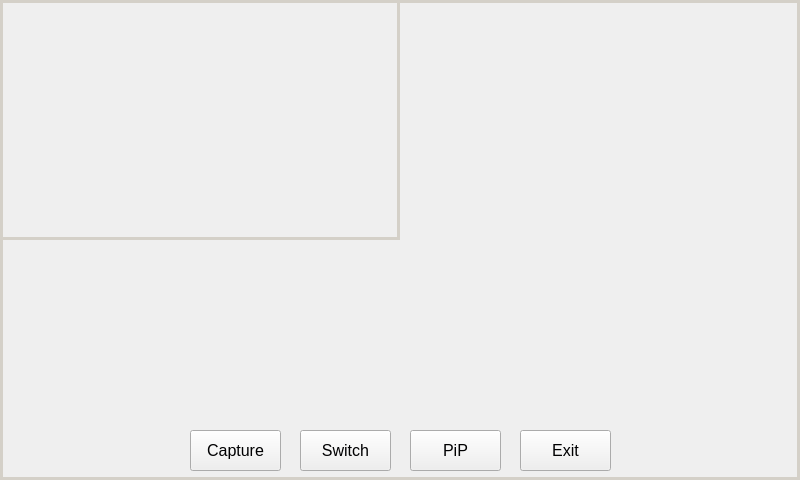
<?xml version="1.0" encoding="UTF-8"?>
<ui version="4.0">
 <class>MainWindow</class>
 <widget class="QMainWindow" name="MainWindow">
  <property name="geometry">
   <rect>
    <x>0</x>
    <y>0</y>
    <width>800</width>
    <height>480</height>
   </rect>
  </property>
  <property name="windowTitle">
   <string>Dual Camera</string>
  </property>
  <widget class="QWidget" name="centralWidget">
   <widget class="QPushButton" name="capture">
    <property name="geometry">
     <rect>
      <x>190</x>
      <y>430</y>
      <width>91</width>
      <height>41</height>
     </rect>
    </property>
    <property name="palette">
     <palette>
      <active>
       <colorrole role="WindowText">
        <brush brushstyle="SolidPattern">
         <color alpha="255">
          <red>0</red>
          <green>0</green>
          <blue>1</blue>
         </color>
        </brush>
       </colorrole>
       <colorrole role="Text">
        <brush brushstyle="SolidPattern">
         <color alpha="255">
          <red>0</red>
          <green>0</green>
          <blue>1</blue>
         </color>
        </brush>
       </colorrole>
       <colorrole role="ButtonText">
        <brush brushstyle="SolidPattern">
         <color alpha="255">
          <red>0</red>
          <green>0</green>
          <blue>1</blue>
         </color>
        </brush>
       </colorrole>
      </active>
      <inactive>
       <colorrole role="WindowText">
        <brush brushstyle="SolidPattern">
         <color alpha="255">
          <red>0</red>
          <green>0</green>
          <blue>1</blue>
         </color>
        </brush>
       </colorrole>
       <colorrole role="Text">
        <brush brushstyle="SolidPattern">
         <color alpha="255">
          <red>0</red>
          <green>0</green>
          <blue>1</blue>
         </color>
        </brush>
       </colorrole>
       <colorrole role="ButtonText">
        <brush brushstyle="SolidPattern">
         <color alpha="255">
          <red>0</red>
          <green>0</green>
          <blue>1</blue>
         </color>
        </brush>
       </colorrole>
      </inactive>
      <disabled>
       <colorrole role="WindowText">
        <brush brushstyle="SolidPattern">
         <color alpha="255">
          <red>0</red>
          <green>0</green>
          <blue>1</blue>
         </color>
        </brush>
       </colorrole>
       <colorrole role="Text">
        <brush brushstyle="SolidPattern">
         <color alpha="255">
          <red>0</red>
          <green>0</green>
          <blue>1</blue>
         </color>
        </brush>
       </colorrole>
       <colorrole role="ButtonText">
        <brush brushstyle="SolidPattern">
         <color alpha="255">
          <red>0</red>
          <green>0</green>
          <blue>1</blue>
         </color>
        </brush>
       </colorrole>
      </disabled>
     </palette>
    </property>
    <property name="font">
     <font>
      <family>Ubuntu</family>
      <pointsize>12</pointsize>
      <weight>50</weight>
      <italic>false</italic>
      <bold>false</bold>
     </font>
    </property>
    <property name="styleSheet">
     <string notr="true">color: rgb(0, 0, 1);</string>
    </property>
    <property name="text">
     <string>Capture</string>
    </property>
   </widget>
   <widget class="QPushButton" name="switch_2">
    <property name="geometry">
     <rect>
      <x>300</x>
      <y>430</y>
      <width>91</width>
      <height>41</height>
     </rect>
    </property>
    <property name="palette">
     <palette>
      <active>
       <colorrole role="WindowText">
        <brush brushstyle="SolidPattern">
         <color alpha="255">
          <red>0</red>
          <green>0</green>
          <blue>1</blue>
         </color>
        </brush>
       </colorrole>
       <colorrole role="Text">
        <brush brushstyle="SolidPattern">
         <color alpha="255">
          <red>0</red>
          <green>0</green>
          <blue>1</blue>
         </color>
        </brush>
       </colorrole>
       <colorrole role="ButtonText">
        <brush brushstyle="SolidPattern">
         <color alpha="255">
          <red>0</red>
          <green>0</green>
          <blue>1</blue>
         </color>
        </brush>
       </colorrole>
      </active>
      <inactive>
       <colorrole role="WindowText">
        <brush brushstyle="SolidPattern">
         <color alpha="255">
          <red>0</red>
          <green>0</green>
          <blue>1</blue>
         </color>
        </brush>
       </colorrole>
       <colorrole role="Text">
        <brush brushstyle="SolidPattern">
         <color alpha="255">
          <red>0</red>
          <green>0</green>
          <blue>1</blue>
         </color>
        </brush>
       </colorrole>
       <colorrole role="ButtonText">
        <brush brushstyle="SolidPattern">
         <color alpha="255">
          <red>0</red>
          <green>0</green>
          <blue>1</blue>
         </color>
        </brush>
       </colorrole>
      </inactive>
      <disabled>
       <colorrole role="WindowText">
        <brush brushstyle="SolidPattern">
         <color alpha="255">
          <red>0</red>
          <green>0</green>
          <blue>1</blue>
         </color>
        </brush>
       </colorrole>
       <colorrole role="Text">
        <brush brushstyle="SolidPattern">
         <color alpha="255">
          <red>0</red>
          <green>0</green>
          <blue>1</blue>
         </color>
        </brush>
       </colorrole>
       <colorrole role="ButtonText">
        <brush brushstyle="SolidPattern">
         <color alpha="255">
          <red>0</red>
          <green>0</green>
          <blue>1</blue>
         </color>
        </brush>
       </colorrole>
      </disabled>
     </palette>
    </property>
    <property name="font">
     <font>
      <family>Ubuntu</family>
      <pointsize>12</pointsize>
     </font>
    </property>
    <property name="styleSheet">
     <string notr="true">color: rgb(0, 0, 1);</string>
    </property>
    <property name="text">
     <string>Switch</string>
    </property>
   </widget>
   <widget class="QPushButton" name="pip">
    <property name="geometry">
     <rect>
      <x>410</x>
      <y>430</y>
      <width>91</width>
      <height>41</height>
     </rect>
    </property>
    <property name="palette">
     <palette>
      <active>
       <colorrole role="WindowText">
        <brush brushstyle="SolidPattern">
         <color alpha="255">
          <red>0</red>
          <green>0</green>
          <blue>1</blue>
         </color>
        </brush>
       </colorrole>
       <colorrole role="Text">
        <brush brushstyle="SolidPattern">
         <color alpha="255">
          <red>0</red>
          <green>0</green>
          <blue>1</blue>
         </color>
        </brush>
       </colorrole>
       <colorrole role="ButtonText">
        <brush brushstyle="SolidPattern">
         <color alpha="255">
          <red>0</red>
          <green>0</green>
          <blue>1</blue>
         </color>
        </brush>
       </colorrole>
      </active>
      <inactive>
       <colorrole role="WindowText">
        <brush brushstyle="SolidPattern">
         <color alpha="255">
          <red>0</red>
          <green>0</green>
          <blue>1</blue>
         </color>
        </brush>
       </colorrole>
       <colorrole role="Text">
        <brush brushstyle="SolidPattern">
         <color alpha="255">
          <red>0</red>
          <green>0</green>
          <blue>1</blue>
         </color>
        </brush>
       </colorrole>
       <colorrole role="ButtonText">
        <brush brushstyle="SolidPattern">
         <color alpha="255">
          <red>0</red>
          <green>0</green>
          <blue>1</blue>
         </color>
        </brush>
       </colorrole>
      </inactive>
      <disabled>
       <colorrole role="WindowText">
        <brush brushstyle="SolidPattern">
         <color alpha="255">
          <red>0</red>
          <green>0</green>
          <blue>1</blue>
         </color>
        </brush>
       </colorrole>
       <colorrole role="Text">
        <brush brushstyle="SolidPattern">
         <color alpha="255">
          <red>0</red>
          <green>0</green>
          <blue>1</blue>
         </color>
        </brush>
       </colorrole>
       <colorrole role="ButtonText">
        <brush brushstyle="SolidPattern">
         <color alpha="255">
          <red>0</red>
          <green>0</green>
          <blue>1</blue>
         </color>
        </brush>
       </colorrole>
      </disabled>
     </palette>
    </property>
    <property name="font">
     <font>
      <family>Ubuntu</family>
      <pointsize>12</pointsize>
     </font>
    </property>
    <property name="styleSheet">
     <string notr="true">color: rgb(0, 0, 1);</string>
    </property>
    <property name="text">
     <string>PiP</string>
    </property>
   </widget>
   <widget class="QPushButton" name="exit">
    <property name="geometry">
     <rect>
      <x>520</x>
      <y>430</y>
      <width>91</width>
      <height>41</height>
     </rect>
    </property>
    <property name="palette">
     <palette>
      <active>
       <colorrole role="WindowText">
        <brush brushstyle="SolidPattern">
         <color alpha="255">
          <red>0</red>
          <green>0</green>
          <blue>1</blue>
         </color>
        </brush>
       </colorrole>
       <colorrole role="Text">
        <brush brushstyle="SolidPattern">
         <color alpha="255">
          <red>0</red>
          <green>0</green>
          <blue>1</blue>
         </color>
        </brush>
       </colorrole>
       <colorrole role="ButtonText">
        <brush brushstyle="SolidPattern">
         <color alpha="255">
          <red>0</red>
          <green>0</green>
          <blue>1</blue>
         </color>
        </brush>
       </colorrole>
      </active>
      <inactive>
       <colorrole role="WindowText">
        <brush brushstyle="SolidPattern">
         <color alpha="255">
          <red>0</red>
          <green>0</green>
          <blue>1</blue>
         </color>
        </brush>
       </colorrole>
       <colorrole role="Text">
        <brush brushstyle="SolidPattern">
         <color alpha="255">
          <red>0</red>
          <green>0</green>
          <blue>1</blue>
         </color>
        </brush>
       </colorrole>
       <colorrole role="ButtonText">
        <brush brushstyle="SolidPattern">
         <color alpha="255">
          <red>0</red>
          <green>0</green>
          <blue>1</blue>
         </color>
        </brush>
       </colorrole>
      </inactive>
      <disabled>
       <colorrole role="WindowText">
        <brush brushstyle="SolidPattern">
         <color alpha="255">
          <red>0</red>
          <green>0</green>
          <blue>1</blue>
         </color>
        </brush>
       </colorrole>
       <colorrole role="Text">
        <brush brushstyle="SolidPattern">
         <color alpha="255">
          <red>0</red>
          <green>0</green>
          <blue>1</blue>
         </color>
        </brush>
       </colorrole>
       <colorrole role="ButtonText">
        <brush brushstyle="SolidPattern">
         <color alpha="255">
          <red>0</red>
          <green>0</green>
          <blue>1</blue>
         </color>
        </brush>
       </colorrole>
      </disabled>
     </palette>
    </property>
    <property name="font">
     <font>
      <family>Ubuntu</family>
      <pointsize>12</pointsize>
     </font>
    </property>
    <property name="styleSheet">
     <string notr="true">color: rgb(0, 0, 1);</string>
    </property>
    <property name="text">
     <string>Exit</string>
    </property>
   </widget>
   <widget class="QFrame" name="frame">
    <property name="geometry">
     <rect>
      <x>0</x>
      <y>0</y>
      <width>800</width>
      <height>480</height>
     </rect>
    </property>
    <property name="styleSheet">
     <string notr="true">color: rgb(212, 208, 200);</string>
    </property>
    <property name="frameShape">
     <enum>QFrame::Panel</enum>
    </property>
    <property name="frameShadow">
     <enum>QFrame::Plain</enum>
    </property>
    <property name="lineWidth">
     <number>3</number>
    </property>
   </widget>
   <widget class="QFrame" name="frame_pip">
    <property name="geometry">
     <rect>
      <x>0</x>
      <y>0</y>
      <width>400</width>
      <height>240</height>
     </rect>
    </property>
    <property name="styleSheet">
     <string notr="true">color: rgb(212, 208, 200);</string>
    </property>
    <property name="frameShape">
     <enum>QFrame::Panel</enum>
    </property>
    <property name="frameShadow">
     <enum>QFrame::Plain</enum>
    </property>
    <property name="lineWidth">
     <number>3</number>
    </property>
   </widget>
   <zorder>frame</zorder>
   <zorder>capture</zorder>
   <zorder>exit</zorder>
   <zorder>switch_2</zorder>
   <zorder>pip</zorder>
   <zorder>frame_pip</zorder>
  </widget>
 </widget>
 <layoutdefault spacing="6" margin="11"/>
 <resources/>
 <connections/>
</ui>
